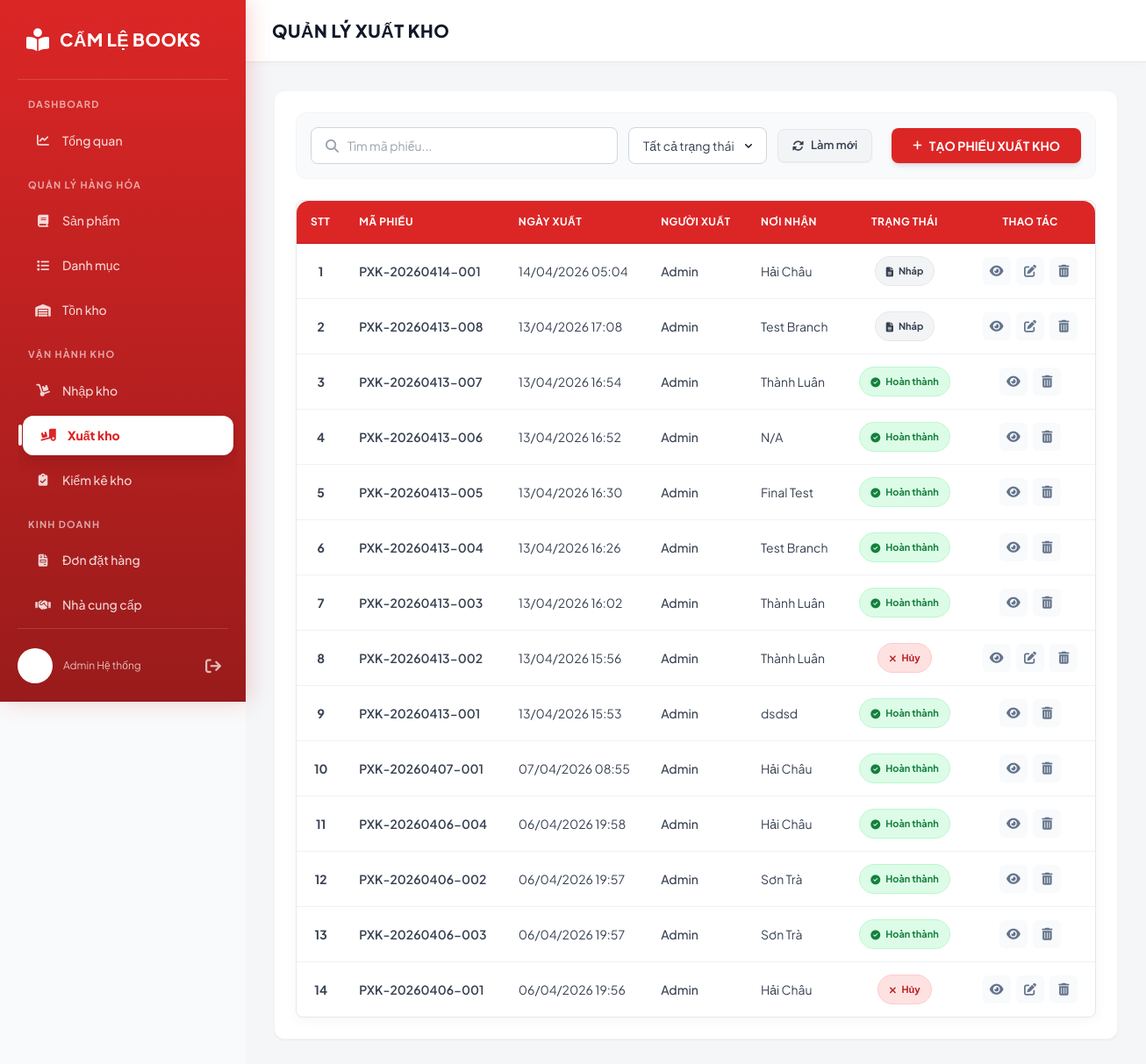
Page /xuatkho/ on the committed database.
### inventory/models.py (models this page shows)
class XuatKho(models.Model):
    maPhieuXuat = models.CharField(max_length=50, primary_key=True)
    ngayXuat = models.DateTimeField()
    noiXuat = models.CharField(max_length=255)
    trangThai = models.IntegerField(default=0, choices=[(0, 'Nháp'), (1, 'Hoàn thành'), (-1, 'Đã hủy')])
    class Meta:
        constraints = [
            models.CheckConstraint(
                check=Q(trangThai__gte=-1),
                name='xk_trangThai_gte_minus_1'
            ),
        ]

### inventory/views/stock_views.py (the view, shortened to what this page needs)
# urls.py: path("xuatkho/", xuatkho, name="xuatkho"),
def xuatkho(request):
    outbound_records = XuatKho.objects.prefetch_related('phieuxuat_ct_set__sanPham').order_by('-ngayXuat')
    products = SanPham.objects.all()
    return render(request, 'inventory/inventory/stock_out_list.html', {
        'outbound_records': outbound_records,
        'products': products
    })

### inventory/templates/inventory/inventory/stock_out_list.html (shortened to what this page needs)
{% load static %}
{% load humanize %}
<!DOCTYPE html>
<html lang="vi">
<head>
    <script src="https://cdn.tailwindcss.com"></script>
    <link rel="stylesheet" href="https://cdnjs.cloudflare.com/ajax/libs/font-awesome/6.4.0/css/all.min.css">
    <link rel="stylesheet" href="{% static 'css/0.0.style.css' %}">
</head>
<body class="bg-gray-50">
  <nav class="sidebar" id="sidebar-container">
    {% include 'partials/sidebar.html' %}
  </nav>
  <main class="main-content">
        <div class="content-header">
            <h1>QUẢN LÝ XUẤT KHO</h1>
        </div>
        <div class="content-body p-8">
            <div id="exportListView" class="view-section active">
                <div class="bg-white rounded-xl shadow-sm border border-gray-100 p-6">
                    <div class="flex flex-nowrap gap-3 items-center justify-between mb-6 bg-gray-50 p-4 rounded-xl border border-gray-100">
                        <div class="flex flex-nowrap gap-3 flex-1 items-center">
                            <div class="frm-search-box">
                                <i class="fas fa-search"></i>
                                <input type="text" id="exportSearchInput" placeholder="Tìm mã phiếu..." onkeyup="filterTable()">
                            </div>
                            <select id="exportStatusFilter" class="frm-select" onchange="filterTable()">
                                <option value="all">Tất cả trạng thái</option>
                            </select>
                            <button type="button" onclick="resetFilters()" class="bg-gray-100 hover:bg-gray-200 text-gray-700 px-4 py-2 whitespace-nowrap rounded-lg text-[13px] font-semibold transition-colors flex items-center gap-2 shadow-sm border border-gray-200">
                                <i class="fa-solid fa-rotate"></i> Làm mới
                            </button>
                        </div>
                        <button type="button" onclick="openCreateExport()" class="bg-primary hover:bg-red-700 text-white px-6 py-2.5 rounded-lg text-sm font-bold transition-colors flex items-center gap-2 shadow-md">
                            <i class="fa-solid fa-plus text-xs"></i> TẠO PHIẾU XUẤT KHO
                        </button>
                    </div>
                    <div class="table-wrapper border border-gray-200 rounded-lg">
                        <table class="w-full text-left border-collapse min-w-[900px]">
                            <thead>
                                <tr class="bg-red-50 border-b border-red-100">
                                    <th class="py-4 px-4 font-bold text-sm text-gray-800 uppercase tracking-wide">STT</th>
                                    <th class="py-4 px-4 font-bold text-sm text-gray-800 uppercase tracking-wide">Mã Phiếu</th>
                                    <th class="py-4 px-4 font-bold text-sm text-gray-800 uppercase tracking-wide">Ngày Xuất</th>
                                    <th class="py-4 px-4 font-bold text-sm text-gray-800 uppercase tracking-wide">Người Xuất</th>
                                    <th class="py-4 px-4 font-bold text-sm text-gray-800 uppercase tracking-wide">Nơi Nhận</th>
                                    <th class="py-4 px-4 font-bold text-sm text-gray-800 uppercase tracking-wide text-center">Trạng Thái</th>
                                    <th class="py-4 px-4 font-bold text-sm text-gray-800 uppercase tracking-wide text-center">Thao tác</th>
                                </tr>
                            </thead>
                            <tbody id="exportTableBody" class="text-sm">
                                {% for record in outbound_records %}
                                <tr class="border-b border-gray-100 hover:bg-gray-50/50 transition-colors" data-status="{{ record.trangThai }}">
                                    <td class="py-4 px-4 text-gray-500 text-center col-index font-bold">{{ forloop.counter }}</td>
                                    <td class="py-4 px-4 font-semibold text-gray-800">{{ record.maPhieuXuat }}</td>
                                    <td class="py-4 px-4 text-gray-600">{{ record.ngayXuat|date:"d/m/Y H:i" }}</td>
                                    <td class="py-4 px-4 text-gray-600 font-medium">{{ user.get_full_name|default:user.username|default:"Admin" }}</td>
                                    <td class="py-4 px-4 text-gray-600">{{ record.noiXuat }}</td>
                                    <td class="py-4 px-4 text-center">
                                        {% if record.trangThai == 1 %}
                                        <span class="inline-flex items-center gap-1.5 px-3 py-1.5 rounded-full text-[11px] font-bold bg-green-100 text-green-700 border border-green-200">
                                            <i class="fa-solid fa-circle-check"></i> Hoàn thành
                                        </span>
                                        {% elif record.trangThai == 0 %}
                                        <span class="inline-flex items-center gap-1.5 px-3 py-1.5 rounded-full text-[11px] font-bold bg-gray-100 text-gray-700 border border-gray-200">
                                            <i class="fa-solid fa-file-lines"></i> Nháp
                                        </span>
                                        {% else %}
                                        <span class="inline-flex items-center gap-1.5 px-3 py-1.5 rounded-full text-[11px] font-bold bg-red-100 text-red-700 border border-red-200">
                                            <i class="fa-solid fa-times"></i> Hủy
                                        </span>
                                        {% endif %}
                                    </td>
                                    <td class="py-4 px-4 text-center">
                                        <div class="action-icons">
                                            <i class="fa-solid fa-eye" onclick="viewExportDetail('{{ record.maPhieuXuat }}')" title="Xem chi tiết"></i>
                                            {% if record.trangThai != 1 %}
                                            <i class="fa-solid fa-edit" onclick="editExport('{{ record.maPhieuXuat }}')" title="Chỉnh sửa"></i>
                                            {% endif %}
                                            <i class="fa-solid fa-trash-can" onclick="deleteExport('{{ record.maPhieuXuat }}')" title="Xóa"></i>
                                        </div>
                                    </td>
                                </tr>
                                {% empty %}
                                <tr>
                                    <td colspan="7" class="text-center py-10 text-gray-500">Không có phiếu xuất kho nào</td>
                                </tr>
                                {% endfor %}
                            </tbody>
                        </table>
                    </div>
                </div>
            </div>
        </div>
  </main>
</body>
</html>

### static/css/0.0.style.css (style rules this page uses)
:root { --primary-main: #dc2626; --primary-dark: #b91c1c; --sidebar-bg: linear-gradient(180deg, #dc2626 0%, #991b1b 100%); --primary-soft: rgba(255, 255, 255, 0.15); --text-white: #ffffff; --bg-body: #f3f4f6; --card-bg: #ffffff; --radius: 10px; --shadow-card: 0 4px 6px -1px rgba(0, 0, 0, 0.1), 0 2px 4px -1px rgba(0, 0, 0, 0.06); --sidebar-width: 280px; --table-border: #e5e7eb; --table-border-soft: #eef2f7; --table-head-bg: #dc2626; --table-head-border: #b91c1c; --table-head-text: #ffffff; --table-row-hover: #fff7f7; --table-cell-py: 14px; --table-cell-px: 16px; --table-radius: 14px; }
* { margin: 0; padding: 0; box-sizing: border-box; font-family: 'Plus Jakarta Sans', sans-serif; }
body { background-color: var(--bg-body); display: flex; min-height: 100vh; color: #1f2937; }
.sidebar { width: var(--sidebar-width); background: var(--sidebar-bg); color: white; padding: 20px; display: flex; flex-direction: column; position: fixed; height: 100vh; z-index: 100; box-shadow: 4px 0 24px rgba(220, 38, 38, 0.2); }
.main-content { margin-left: var(--sidebar-width); flex-grow: 1; display: flex; flex-direction: column; }
.content-header { background: white; padding: 20px 30px; border-bottom: 1px solid #e5e7eb; box-shadow: 0 2px 4px rgba(0,0,0,0.02); display: flex; align-items: center; position: sticky; top: 0; z-index: 90; }
.content-header h1 { font-size: 1.25rem; font-weight: 800; color: #111827; margin: 0; text-transform: uppercase; letter-spacing: 0.5px; }
.content-body { padding: 30px; }
.table-wrapper { background: #fff; border-radius: var(--table-radius); padding: 0; border: 1px solid var(--table-border); box-shadow: 0 3px 14px rgba(15, 23, 42, 0.04); overflow: auto; }
.main-content table, .modal-overlay table, .modal table { width: 100%; border-collapse: separate; border-spacing: 0; }
.main-content table thead th, .modal-overlay table thead th, .modal table thead th { text-align: left; padding: var(--table-cell-py) var(--table-cell-px) !important; background: var(--table-head-bg) !important; color: var(--table-head-text) !important; font-weight: 700 !important; font-size: 12px; text-transform: uppercase; letter-spacing: 0.04em; border-bottom: 1px solid var(--table-head-border) !important; white-space: nowrap; }
.main-content table tbody td, .modal-overlay table tbody td, .modal table tbody td { padding: var(--table-cell-py) var(--table-cell-px) !important; border-bottom: 1px solid var(--table-border-soft) !important; color: #374151; font-size: 14px; vertical-align: middle; }
.main-content table tbody tr:last-child td, .modal-overlay table tbody tr:last-child td, .modal table tbody tr:last-child td { border-bottom: none !important; }
.table-wrapper table thead th { position: sticky; top: 0; z-index: 6; }
.table-wrapper table thead th:first-child { border-top-left-radius: var(--table-radius); }
.table-wrapper table thead th:last-child { border-top-right-radius: var(--table-radius); }
.table-wrapper { overflow-x: auto; }
.col-index { color: #212529; font-weight: 600; text-align: center !important; }
.bg-white { background-color: #fff !important; }
.text-center { text-align: center !important; }
.frm-search-box { display: inline-flex; align-items: center; background: #fff; border: 1px solid #d1d5db; border-radius: 8px; padding: 0 16px; height: 42px; width: 100%; min-width: 220px; max-width: 350px; transition: border-color 0.2s; position: relative; }
.frm-search-box i { color: #9ca3af; font-size: 15px; margin-right: 10px; }
.frm-search-box input { border: none; outline: none; background: transparent; width: 100%; color: #374151; font-size: 14px; padding: 0; box-shadow: none; }
.frm-search-box input::placeholder { color: #9ca3af; font-weight: normal; }
.frm-select { appearance: none; background: #fff; border: 1px solid #d1d5db; border-radius: 8px; padding: 0 36px 0 16px; height: 42px; min-width: 150px; color: #374151; font-size: 14px; outline: none; transition: border-color 0.2s; cursor: pointer; background-repeat: no-repeat; background-position: right 12px center; background-size: 16px 16px; }

### inventory/templates/inventory/inventory/stock_out_list.html (style rules this page uses)
.main-content { background-color: #F4F6F8; min-height: 100vh; }
.table-wrapper { overflow-x: auto; }
.action-icons i { width: 32px; height: 32px; border-radius: 6px; display: inline-flex; align-items: center; justify-content: center; cursor: pointer; transition: 0.2s; background: #f8fafc; color: #64748b; margin: 0 2px; }
.view-section { display: none; }
.view-section.active { display: block; }

### rows in the picture
XuatKho: maPhieuXuat "PXK-20260414-001", ngayXuat "14/04/2026 05:04", get_full_name "Admin", noiXuat "Hải Châu", trangThai 0 (drawn)
XuatKho: maPhieuXuat "PXK-20260413-008", ngayXuat "13/04/2026 17:08", get_full_name "Admin", noiXuat "Test Branch", trangThai 0 (drawn)
XuatKho: maPhieuXuat "PXK-20260413-007", ngayXuat "13/04/2026 16:54", get_full_name "Admin", noiXuat "Thành Luân", trangThai 1 (drawn)
XuatKho: maPhieuXuat "PXK-20260413-006", ngayXuat "13/04/2026 16:52", get_full_name "Admin", noiXuat "N/A", trangThai 1 (drawn)
XuatKho: maPhieuXuat "PXK-20260413-005", ngayXuat "13/04/2026 16:30", get_full_name "Admin", noiXuat "Final Test", trangThai 1 (drawn)
XuatKho: maPhieuXuat "PXK-20260413-004", ngayXuat "13/04/2026 16:26", get_full_name "Admin", noiXuat "Test Branch", trangThai 1 (drawn)
XuatKho: maPhieuXuat "PXK-20260413-003", ngayXuat "13/04/2026 16:02", get_full_name "Admin", noiXuat "Thành Luân", trangThai 1 (drawn)
XuatKho: maPhieuXuat "PXK-20260413-002", ngayXuat "13/04/2026 15:56", get_full_name "Admin", noiXuat "Thành Luân", trangThai "Hủy"
XuatKho: maPhieuXuat "PXK-20260413-001", ngayXuat "13/04/2026 15:53", get_full_name "Admin", noiXuat "dsdsd", trangThai 1 (drawn)
XuatKho: maPhieuXuat "PXK-20260407-001", ngayXuat "07/04/2026 08:55", get_full_name "Admin", noiXuat "Hải Châu", trangThai 1 (drawn)
XuatKho: maPhieuXuat "PXK-20260406-004", ngayXuat "06/04/2026 19:58", get_full_name "Admin", noiXuat "Hải Châu", trangThai 1 (drawn)
XuatKho: maPhieuXuat "PXK-20260406-002", ngayXuat "06/04/2026 19:57", get_full_name "Admin", noiXuat "Sơn Trà", trangThai 1 (drawn)
XuatKho: maPhieuXuat "PXK-20260406-003", ngayXuat "06/04/2026 19:57", get_full_name "Admin", noiXuat "Sơn Trà", trangThai 1 (drawn)
XuatKho: maPhieuXuat "PXK-20260406-001", ngayXuat "06/04/2026 19:56", get_full_name "Admin", noiXuat "Hải Châu", trangThai "Hủy"
